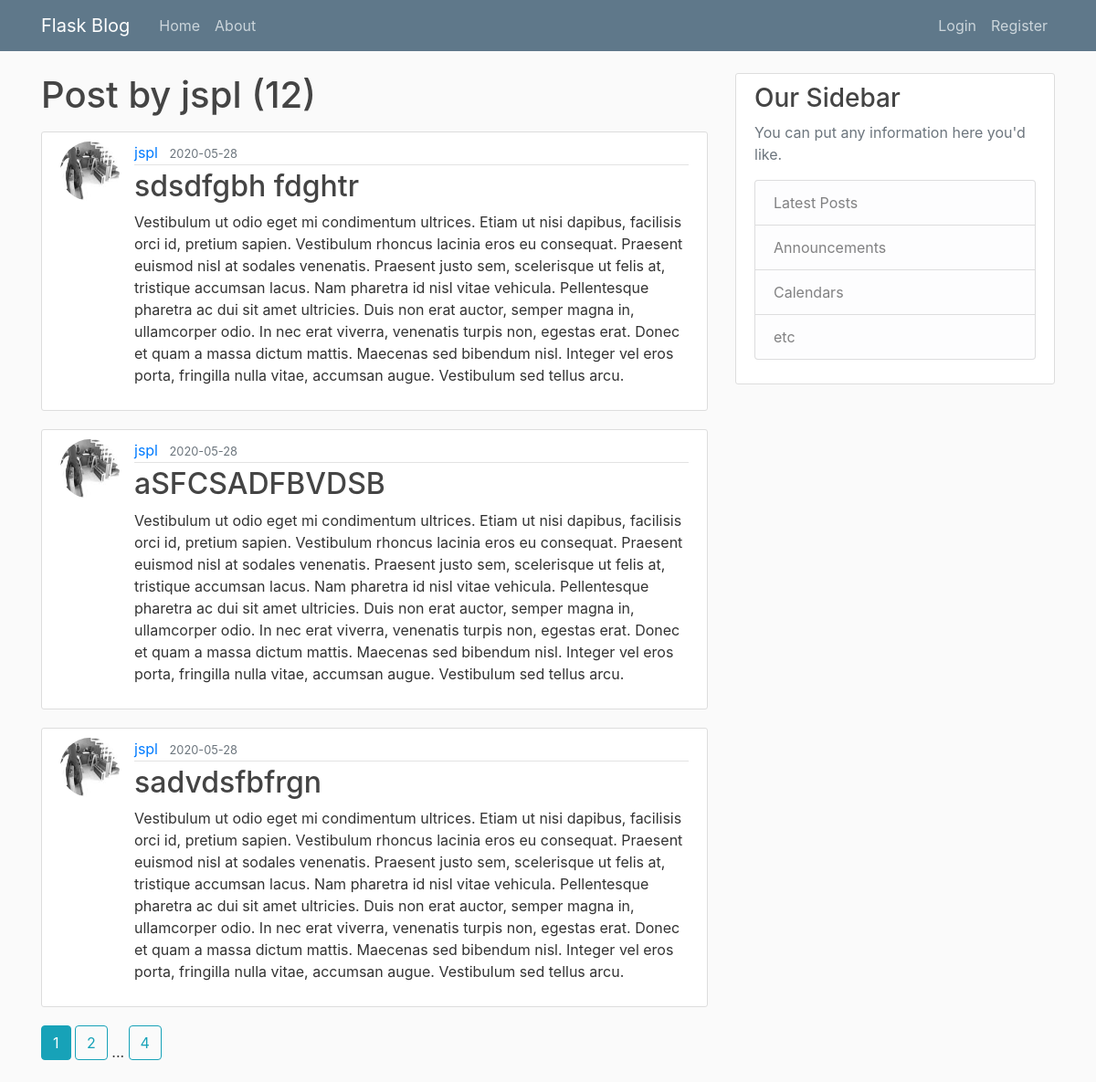
The app's page /user/jspl with its own data.
### flaskblog/models.py (models this page shows, shortened)
class User(db.Model, UserMixin):
    id = db.Column(db.Integer, primary_key=True)
    username = db.Column(db.String(20), unique=True, nullable=False)
    email = db.Column(db.String(120), unique=True, nullable=False)
    image_file = db.Column(db.String(20), nullable=False, default='default.jpg')
    password = db.Column(db.String(60), nullable=False)
    posts = db.relationship('Post', backref='author', lazy=True)

class Post(db.Model):
    id = db.Column(db.Integer, primary_key=True)
    title = db.Column(db.String(100), nullable=False)
    date_posted = db.Column(db.DateTime, nullable=False, default=datetime.utcnow)
    content = db.Column(db.Text, nullable=False)
    user_id = db.Column(db.Integer, db.ForeignKey('user.id'), nullable=False)

### flaskblog/routes.py (the view)
@app.route('/user/<string:username>')
def user_posts(username):
    page = request.args.get('page', 1, type=int)
    user = User.query.filter_by(username=username).first_or_404()
    posts = Post.query\
        .filter_by(author=user)\
        .order_by(Post.date_posted.desc())\
        .paginate(page=page, per_page=3)
    return render_template('user_posts.html', posts=posts, user=user)

### flaskblog/templates/user_posts.html
{% extends 'layout.html' %}
{% block content %}
    <h1 class="mb-3">Post by {{user.username}} ({{posts.total}})</h1>
    {% for post in posts.items %}
        <article class="media content-section">
            <img class="rounded-circle article-img" src="{{url_for('static', filename='profile_pics/'+post.author.image_file)}}" alt="">
          <div class="media-body">
            <div class="article-metadata">
              <a class="mr-2" href="{{url_for('user_posts', username=post.author.username)}}">{{ post.author.username }}</a>
              <small class="text-muted">{{ post.date_posted.strftime('%Y-%m-%d') }}</small>
            </div>
            <h2><a class="article-title" href="{{url_for('post', post_id=post.id)}}">{{ post.title }}</a></h2>
            <p class="article-content">{{ post.content }}</p>
          </div>
        </article>
    {% endfor %}
    {% for page_num in posts.iter_pages(left_edge=1, right_edge=1, left_current=1, right_current=2) %}
        {% if page_num %}
            {% if posts.page == page_num %}
                <a href="{{url_for('user_posts', username=user.username, page=page_num)}}" class="btn btn-info mb-4">{{page_num}}</a>
            {% else %}
                <a href="{{url_for('user_posts', username=user.username, page=page_num)}}" class="btn btn-outline-info mb-4">{{page_num}}</a>
            {% endif %}
        {% else %}
            ...
        {% endif %}
    {% endfor %}
{% endblock content %}

### flaskblog/templates/layout.html (shortened to what this page needs)
<!DOCTYPE html>
<html lang="en">
<head>
    <link rel="stylesheet" href="https://stackpath.bootstrapcdn.com/bootstrap/4.5.0/css/bootstrap.min.css">
    <link rel="stylesheet" href="{{url_for('static', filename='main.css')}}" text="text/css">
</head>
<body>
<header class="site-header">
  <nav class="navbar navbar-expand-md navbar-dark bg-steel fixed-top">
    <div class="container">
      <a class="navbar-brand mr-4" href="/">Flask Blog</a>
      <div class="collapse navbar-collapse" id="navbarToggle">
        <div class="navbar-nav mr-auto">
          <a class="nav-item nav-link" href="{{url_for('home')}}">Home</a>
          <a class="nav-item nav-link" href="{{url_for('about')}}">About</a>
        </div>
        <div class="navbar-nav">
          {% if current_user.is_authenticated %}
          <a class="nav-item nav-link" href="{{url_for('new_post')}}">New Post</a>
            <a class="nav-item nav-link" href="{{url_for('account')}}">Account</a>
            <a class="nav-item nav-link" href="{{url_for('logout')}}">Logout</a>
          {% else %}
            <a class="nav-item nav-link" href="{{url_for('login')}}">Login</a>
            <a class="nav-item nav-link" href="{{url_for('register')}}">Register</a>
          {% endif %}
        </div>
      </div>
    </div>
  </nav>
</header>
<main role="main" class="container">
  <div class="row">
    <div class="col-md-8">
      {% block content %}{% endblock %}
    </div>
    <div class="col-md-4">
      <div class="content-section">
        <h3>Our Sidebar</h3>
        <p class='text-muted'>You can put any information here you'd like.
          <ul class="list-group">
            <li class="list-group-item list-group-item-light">Latest Posts</li>
            <li class="list-group-item list-group-item-light">Announcements</li>
            <li class="list-group-item list-group-item-light">Calendars</li>
            <li class="list-group-item list-group-item-light">etc</li>
          </ul>
        </p>
      </div>
    </div>
  </div>
</main>
</body>
</html>

### flaskblog/static/main.css (style rules this page uses)
body { background: #fafafa; color: #333333; margin-top: 5rem; }
h1, h2, h3, h4, h5, h6 { color: #444444; }
.bg-steel { background-color: #5f788a; }
.site-header .navbar-nav .nav-link { color: #cbd5db; }
.content-section { background: #ffffff; padding: 10px 20px; border: 1px solid #dddddd; border-radius: 3px; margin-bottom: 20px; }
.article-title { color: #444444; }
.article-content { white-space: pre-line; }
.article-img { height: 65px; width: 65px; margin-right: 16px; }
.article-metadata { padding-bottom: 1px; margin-bottom: 4px; border-bottom: 1px solid #e3e3e3 }

### records on screen
User: username "jspl"
Post: image_file (picture), author.username "jspl", date_posted "2020-05-28", title "sdsdfgbh fdghtr", content "Vestibulum ut odio eget mi condimentum ultrices. Etiam ut nisi dapibus, facilisis orci id, pretium sapien. Vestibulum rhoncus lacinia eros eu consequat. Praesent euismod nisl at sodales venenatis. Praesent justo sem, scelerisque ut felis at, tristique accumsan lacus. Nam pharetra id nisl vitae vehicula. Pellentesque pharetra ac dui sit amet ultricies. Duis non erat auctor, semper magna in, ullamcorper odio. In nec erat viverra, venenatis turpis non, egestas erat. Donec et quam a massa dictum mattis. Maecenas sed bibendum nisl. Integer vel eros porta, fringilla nulla vitae, accumsan augue. Vestibulum sed tellus arcu."
Post: image_file (picture), author.username "jspl", date_posted "2020-05-28", title "aSFCSADFBVDSB", content "Vestibulum ut odio eget mi condimentum ultrices. Etiam ut nisi dapibus, facilisis orci id, pretium sapien. Vestibulum rhoncus lacinia eros eu consequat. Praesent euismod nisl at sodales venenatis. Praesent justo sem, scelerisque ut felis at, tristique accumsan lacus. Nam pharetra id nisl vitae vehicula. Pellentesque pharetra ac dui sit amet ultricies. Duis non erat auctor, semper magna in, ullamcorper odio. In nec erat viverra, venenatis turpis non, egestas erat. Donec et quam a massa dictum mattis. Maecenas sed bibendum nisl. Integer vel eros porta, fringilla nulla vitae, accumsan augue. Vestibulum sed tellus arcu."
Post: image_file (picture), author.username "jspl", date_posted "2020-05-28", title "sadvdsfbfrgn", content "Vestibulum ut odio eget mi condimentum ultrices. Etiam ut nisi dapibus, facilisis orci id, pretium sapien. Vestibulum rhoncus lacinia eros eu consequat. Praesent euismod nisl at sodales venenatis. Praesent justo sem, scelerisque ut felis at, tristique accumsan lacus. Nam pharetra id nisl vitae vehicula. Pellentesque pharetra ac dui sit amet ultricies. Duis non erat auctor, semper magna in, ullamcorper odio. In nec erat viverra, venenatis turpis non, egestas erat. Donec et quam a massa dictum mattis. Maecenas sed bibendum nisl. Integer vel eros porta, fringilla nulla vitae, accumsan augue. Vestibulum sed tellus arcu."

### other values on screen
{{ posts.total }} "12"
{{ page_num }} "1"
{{ page_num }} "2" "4"
